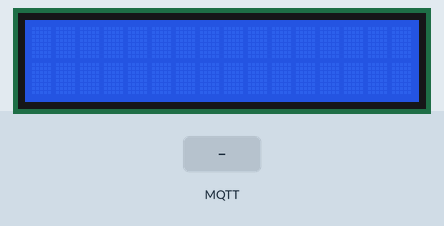
The sketch below on a simulated ESP32. On the bench: 16×2 character LCD. The inputs (shaded band) are chosen by the test bench. WiFi joins after 1.5 s; servers stay silent unless stated; no MQTT or app messages arrive unless stated; what the sketch prints to the serial monitor is not drawn.

Above: at 3.5 s.
3.6 s: MQTT message "1" arrives on the first subscribed topic
At 4.4 s:
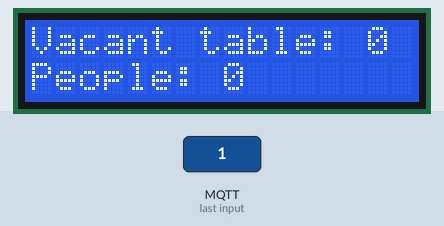
6.6 s: MQTT message "0" arrives on the first subscribed topic
At 7.5 s:
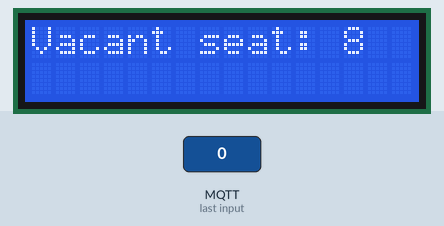
Timing chart, 0 to 9.6 s (numbered marks = the images above; inputs shaded):
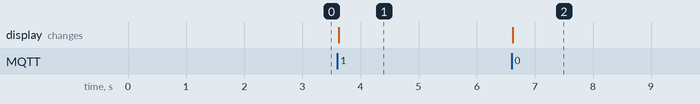

Measured:
- after the input at 3.6 s, the display: changes at once (image 1)
- after the input at 6.6 s, the display: changes at once (image 2)

The sketch:

LCD_Output.ino
```cpp
#define BLYNK_PRINT Serial
#define BLYNK_TEMPLATE_ID "TMPL6UmnO19yV"
#define BLYNK_TEMPLATE_NAME "IoTCircuit"
#define BLYNK_AUTH_TOKEN "6U6b7VYs_NCPAW3QHoeRcB1gaSEHYjad"

#include <WiFi.h>
#include <PubSubClient.h>
#include <LiquidCrystal_I2C.h>
#include <ArduinoJson.h>
#include <BlynkSimpleWifi.h>

LiquidCrystal_I2C lcd(0x27, 16, 2);
unsigned long previousMillis = 0;
const long interval = 2000;
bool showVacantTable = true;

const char* ssid = "Fakepng-IoT";
const char* password = "iotengineering";

char auth[] = "6U6b7VYs_NCPAW3QHoeRcB1gaSEHYjad";

const char* mqtt_server = "project.local";
const char* topic = "out/LCD";
const int mqtt_port = 1883;
const char* mqtt_Client = "Lcd";
const char* mqtt_username = "ham";
const char* mqtt_password = "ham";

WiFiClient espClient;
PubSubClient client(espClient);

void setup_wifi() {
  delay(10);
  Serial.println("Connecting to WiFi...");
  WiFi.begin(ssid, password);
  while (WiFi.status() != WL_CONNECTED) {
    delay(1000);
    Serial.println("Connecting...");
  }
  Serial.println("WiFi connected! IP address: ");
  Serial.println(WiFi.localIP());
}

void callback(char* topic, byte* payload, unsigned int length) {
  String message;
  for (int i = 0; i < length; i++) {
    message += (char)payload[i];
  }

  Serial.println("Message received: " + message);

  StaticJsonDocument<200> doc;
  DeserializationError error = deserializeJson(doc, message);

  if (error) {
    Serial.println("Failed to parse JSON");
    return;
  }

  int alltable = doc["alltable"];
  int allpeople = doc["allpeople"];
  int seatleft = 8 - allpeople;

  Blynk.virtualWrite(V5, seatleft);

  unsigned long currentMillis = millis();
  if (currentMillis - previousMillis >= interval) {
    previousMillis = currentMillis;

    lcd.clear();
    if (showVacantTable) {
      lcd.setCursor(0, 0);
      lcd.print("Vacant table: ");
      lcd.print(alltable);
      lcd.setCursor(0, 1);
      lcd.print("People: ");
      lcd.print(allpeople);

      Serial.println("Vacant table: " + String(alltable));
    } else {
      lcd.setCursor(0, 0);
      lcd.print("Vacant seat: ");
      lcd.print(seatleft);

      Serial.println("Vacant seat: " + String(seatleft));
      Serial.println("People: " + String(allpeople));
    }

    showVacantTable = !showVacantTable;
  }
}

void reconnect() {
  while (!client.connected()) {
    Serial.println("Connecting to MQTT...");
    if (client.connect(mqtt_Client, mqtt_username, mqtt_password)) {
      Serial.println("Connected to MQTT");
      client.subscribe(topic);
    } else {
      Serial.print("Failed to connect to MQTT, rc=");
      Serial.print(client.state());
      delay(5000);
    }
  }
}

void setup() {
  Serial.begin(115200);
  lcd.begin();
  lcd.backlight();
  setup_wifi();
  Blynk.begin(BLYNK_AUTH_TOKEN, ssid, password);
  client.setServer(mqtt_server, mqtt_port);
  client.setCallback(callback);
}

void loop() {
  if (!client.connected()) {
    reconnect();
  }

  client.loop();
  Blynk.run();
}
```
